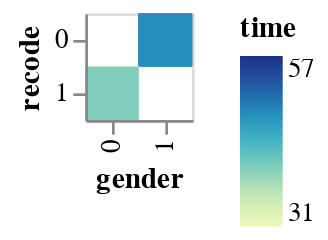

The notebook cell this image was saved under:
### Code cell
# 2D Heat Map
alt.Chart(data).mark_rect().encode(
    x='gender:N',
    y='recode:N',
    color='time:Q'
)

### Figure 1 — Vega-Lite specification as saved in the notebook (floating-point values rounded to 4 significant figures)
{"config": {"view": {"continuousWidth": 400, "continuousHeight": 300}}, "data": {"name": "data-bfba8ba08a832720bd076298c5326526"}, "mark": "rect", "encoding": {"color": {"field": "time", "type": "quantitative"}, "x": {"field": "gender", "type": "nominal"}, "y": {"field": "recode", "type": "nominal"}}, "$schema": "https://vega.github.io/schema/vega-lite/v4.17.0.json", "datasets": {"data-bfba8ba08a832720bd076298c5326526": [{"time": 41, "gender": 1, "recode": 0}, {"time": 40, "gender": 0, "recode": 1}, {"time": 40, "gender": 1, "recode": 0}, {"time": 38, "gender": 1, "recode": 0}, {"time": 34, "gender": 1, "recode": 0}, {"time": 46, "gender": 0, "recode": 1}, {"time": 42, "gender": 1, "recode": 0}, {"time": 42, "gender": 1, "recode": 0}, {"time": 47, "gender": 1, "recode": 0}, {"time": 42, "gender": 0, "recode": 1}, {"time": 45, "gender": 1, "recode": 0}, {"time": 46, "gender": 1, "recode": 0}, {"time": 44, "gender": 1, "recode": 0}, {"time": 54, "gender": 0, "recode": 1}, {"time": 57, "gender": 1, "recode": 0}, {"time": 51, "gender": 1, "recode": 0}, {"time": 51, "gender": 0, "recode": 1}, {"time": 50, "gender": 1, "recode": 0}, {"time": 53, "gender": 1, "recode": 0}, {"time": 53, "gender": 1, "recode": 0}, {"time": 45, "gender": 0, "recode": 1}, {"time": 46, "gender": 1, "recode": 0}, {"time": 36, "gender": 1, "recode": 0}, {"time": 34, "gender": 0, "recode": 1}, {"time": 31, "gender": 0, "recode": 1}, {"time": 50, "gender": 1, "recode": 0}, {"time": 51, "gender": 0, "recode": 1}, {"time": 54, "gender": 0, "recode": 1}, {"time": 52, "gender": 0, "recode": 1}, {"time": 54, "gender": 0, "recode": 1}, {"time": 54, "gender": 1, "recode": 0}, {"time": 52, "gender": 1, "recode": 0}, {"time": 35, "gender": 0, "recode": 1}, {"time": 32, "gender": 0, "recode": 1}, {"time": 40, "gender": 0, "recode": 1}, {"time": 40, "gender": 1, "recode": 0}, {"time": 52, "gender": 1, "recode": 0}, {"time": 47, "gender": 1, "recode": 0}, {"time": 52, "gender": 0, "recode": 1}, {"time": 52, "gender": 0, "recode": 1}, {"time": 52, "gender": 0, "recode": 1}, {"time": 51, "gender": 1, "recode": 0}, {"time": 51, "gender": 1, "recode": 0}, {"time": 45, "gender": 1, "recode": 0}, {"time": 43, "gender": 1, "recode": 0}, {"time": 48, "gender": 1, "recode": 0}, {"time": 32, "gender": 0, "recode": 1}, {"time": 33, "gender": 0, "recode": 1}, {"time": 32, "gender": 0, "recode": 1}, {"time": 33, "gender": 0, "recode": 1}, {"time": 33, "gender": 0, "recode": 1}, {"time": 34, "gender": 0, "recode": 1}, {"time": 33, "gender": 0, "recode": 1}, {"time": 34, "gender": 0, "recode": 1}, {"time": 35, "gender": 0, "recode": 1}, {"time": 35, "gender": 0, "recode": 1}, {"time": 35, "gender": 0, "recode": 1}, {"time": 34, "gender": 0, "recode": 1}, {"time": 34, "gender": 0, "recode": 1}, {"time": 40, "gender": 0, "recode": 1}]}}
